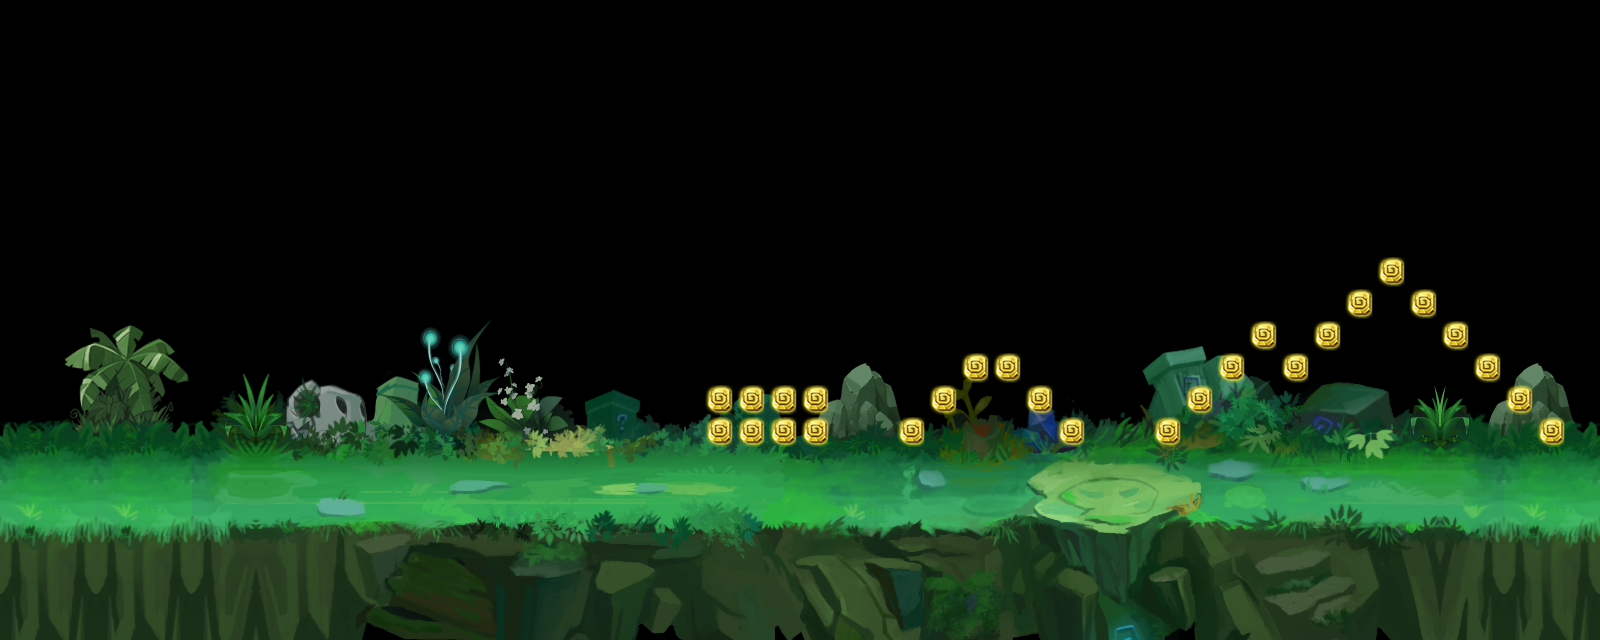

Tiled map render using the project's own tile images. Description and the map definition, with tile-layer contents summarised, below:
An orthogonal 50x20 tile map with 32x32 px tiles, 4 tile layers (root_2, root_1, rock_1, jewel), 4 tilesets.

<map version="1.0" orientation="orthogonal" renderorder="right-down" width="50" height="20" tilewidth="32" tileheight="32" nextobjectid="1">
 <tileset firstgid="1" name="map1" tilewidth="32" tileheight="32" tilecount="962" columns="37">
  <image source="map1.png" width="1184" height="832" />
  <tile id="185">
   <properties>
    <property name="floor" value="on" />
   </properties>
  </tile>
  <tile id="186">
   <properties>
    <property name="floor" value="on" />
   </properties>
  </tile>
  <tile id="187">
   <properties>
    <property name="floor" value="on" />
   </properties>
  </tile>
  <tile id="188">
   <properties>
    <property name="floor" value="on" />
   </properties>
  </tile>
  <tile id="189">
   <properties>
    <property name="floor" value="on" />
   </properties>
  </tile>
  <tile id="190">
   <properties>
    <property name="floor" value="on" />
   </properties>
  </tile>
  <tile id="191">
   <properties>
    <property name="floor" value="on" />
   </properties>
  </tile>
  <tile id="192">
   <properties>
    <property name="floor" value="on" />
   </properties>
  </tile>
  <tile id="193">
   <properties>
    <property name="floor" value="on" />
   </properties>
  </tile>
  <tile id="194">
   <properties>
    <property name="floor" value="on" />
   </properties>
  </tile>
  <tile id="195">
   <properties>
    <property name="floor" value="on" />
   </properties>
  </tile>
  <tile id="196">
   <properties>
    <property name="floor" value="on" />
   </properties>
  </tile>
  <tile id="197">
   <properties>
    <property name="floor" value="on" />
   </properties>
  </tile>
  <tile id="198">
   <properties>
    <property name="floor" value="on" />
   </properties>
  </tile>
  <tile id="199">
   <properties>
    <property name="floor" value="on" />
   </properties>
  </tile>
  <tile id="200">
   <properties>
    <property name="floor" value="on" />
   </properties>
  </tile>
  <tile id="201">
   <properties>
    <property name="floor" value="on" />
   </properties>
  </tile>
  <tile id="202">
   <properties>
    <property name="floor" value="on" />
   </properties>
  </tile>
  <tile id="203">
   <properties>
    <property name="floor" value="on" />
   </properties>
  </tile>
  <tile id="204">
   <properties>
    <property name="floor" value="on" />
   </properties>
  </tile>
  <tile id="205">
   <properties>
    <property name="floor" value="on" />
   </properties>
  </tile>
  <tile id="206">
   <properties>
    <property name="floor" value="on" />
   </properties>
  </tile>
  <tile id="207">
   <properties>
    <property name="floor" value="on" />
   </properties>
  </tile>
  <tile id="208">
   <properties>
    <property name="floor" value="on" />
   </properties>
  </tile>
  <tile id="209">
   <properties>
    <property name="floor" value="on" />
   </properties>
  </tile>
  <tile id="210">
   <properties>
    <property name="floor" value="on" />
   </properties>
  </tile>
  <tile id="211">
   <properties>
    <property name="floor" value="on" />
   </properties>
  </tile>
  <tile id="212">
   <properties>
    <property name="floor" value="on" />
   </properties>
  </tile>
  <tile id="213">
   <properties>
    <property name="floor" value="on" />
   </properties>
  </tile>
  <tile id="214">
   <properties>
    <property name="floor" value="on" />
   </properties>
  </tile>
  <tile id="215">
   <properties>
    <property name="floor" value="on" />
   </properties>
  </tile>
  <tile id="666">
   <properties>
    <property name="floor" value="on" />
   </properties>
  </tile>
  <tile id="667">
   <properties>
    <property name="floor" value="on" />
   </properties>
  </tile>
  <tile id="668">
   <properties>
    <property name="floor" value="on" />
   </properties>
  </tile>
  <tile id="669">
   <properties>
    <property name="floor" value="on" />
   </properties>
  </tile>
  <tile id="670">
   <properties>
    <property name="floor" value="on" />
   </properties>
  </tile>
  <tile id="671">
   <properties>
    <property name="floor" value="on" />
   </properties>
  </tile>
  <tile id="672">
   <properties>
    <property name="floor" value="on" />
   </properties>
  </tile>
  <tile id="673">
   <properties>
    <property name="floor" value="on" />
   </properties>
  </tile>
  <tile id="674">
   <properties>
    <property name="floor" value="on" />
   </properties>
  </tile>
  <tile id="675">
   <properties>
    <property name="floor" value="on" />
   </properties>
  </tile>
  <tile id="676">
   <properties>
    <property name="floor" value="on" />
   </properties>
  </tile>
  <tile id="677">
   <properties>
    <property name="floor" value="on" />
   </properties>
  </tile>
  <tile id="678">
   <properties>
    <property name="floor" value="on" />
   </properties>
  </tile>
  <tile id="679">
   <properties>
    <property name="floor" value="on" />
   </properties>
  </tile>
  <tile id="680">
   <properties>
    <property name="floor" value="on" />
   </properties>
  </tile>
  <tile id="681">
   <properties>
    <property name="floor" value="on" />
   </properties>
  </tile>
  <tile id="682">
   <properties>
    <property name="floor" value="on" />
   </properties>
  </tile>
  <tile id="683">
   <properties>
    <property name="floor" value="on" />
   </properties>
  </tile>
  <tile id="684">
   <properties>
    <property name="floor" value="on" />
   </properties>
  </tile>
  <tile id="685">
   <properties>
    <property name="floor" value="on" />
   </properties>
  </tile>
  <tile id="686">
   <properties>
    <property name="floor" value="on" />
   </properties>
  </tile>
  <tile id="687">
   <properties>
    <property name="floor" value="on" />
   </properties>
  </tile>
  <tile id="688">
   <properties>
    <property name="floor" value="on" />
   </properties>
  </tile>
  <tile id="689">
   <properties>
    <property name="floor" value="on" />
   </properties>
  </tile>
  <tile id="690">
   <properties>
    <property name="floor" value="on" />
   </properties>
  </tile>
  <tile id="691">
   <properties>
    <property name="floor" value="on" />
   </properties>
  </tile>
  <tile id="692">
   <properties>
    <property name="floor" value="on" />
   </properties>
  </tile>
  <tile id="693">
   <properties>
    <property name="floor" value="on" />
   </properties>
  </tile>
  <tile id="694">
   <properties>
    <property name="floor" value="on" />
   </properties>
  </tile>
  <tile id="695">
   <properties>
    <property name="floor" value="on" />
   </properties>
  </tile>
  <tile id="696">
   <properties>
    <property name="floor" value="on" />
   </properties>
  </tile>
  <tile id="697">
   <properties>
    <property name="floor" value="on" />
   </properties>
  </tile>
  <tile id="698">
   <properties>
    <property name="floor" value="on" />
   </properties>
  </tile>
  <tile id="699">
   <properties>
    <property name="floor" value="on" />
   </properties>
  </tile>
  <tile id="700">
   <properties>
    <property name="floor" value="on" />
   </properties>
  </tile>
  <tile id="701">
   <properties>
    <property name="floor" value="on" />
   </properties>
  </tile>
  <tile id="702">
   <properties>
    <property name="floor" value="on" />
   </properties>
  </tile>
 </tileset>
 <tileset firstgid="963" name="caodi" tilewidth="32" tileheight="32" tilecount="48" columns="12">
  <image source="caodi.png" width="384" height="128" />
 </tileset>
 <tileset firstgid="1011" name="gold" tilewidth="32" tileheight="32" tilecount="3" columns="3">
  <image source="gold.png" width="96" height="32" />
  <tile id="0">
   <properties>
    <property name="jewelType" value="0" />
   </properties>
  </tile>
  <tile id="1">
   <properties>
    <property name="jewelType" value="1" />
   </properties>
  </tile>
  <tile id="2">
   <properties>
    <property name="jewelType" value="2" />
   </properties>
  </tile>
 </tileset>
 <tileset firstgid="1014" source="zhangai3.tsx" />
 <layer name="root_2" width="50" height="20">
  <data>[1000 cells, 48 non-empty, 32 distinct tile ids]</data>
 </layer>
 <layer name="root_1" width="50" height="20">
  <data>[1000 cells, 467 non-empty, 425 distinct tile ids]</data>
 </layer>
 <layer name="rock_1" width="50" height="20">
  <data>[1000 cells, 0 non-empty, 0 distinct tile ids]</data>
 </layer>
 <layer name="jewel" width="50" height="20">
  <data>[1000 cells, 27 non-empty, 1 distinct tile ids]</data>
 </layer>
</map>
